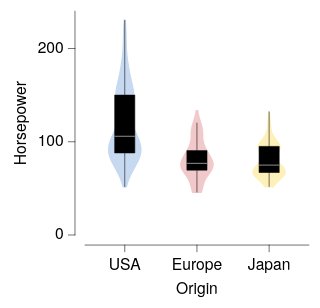

Express this chart as Vega-Lite.
### Vega-Lite specification from a JSON file in a GitHub repository (floating-point values rounded to 4 significant figures; data arrays with more than 128 entries replaced by an {"elided": "..."} marker saying what was removed)
{"background": null, "config": {"arc": {"fill": "#DBDBDB", "fillOpacity": 1.0, "innerRadius": 25.0, "padAngle": 0.03, "stroke": "black", "strokeOpacity": 1, "strokeWidth": 0.25}, "area": {"fill": "#DBDBDB", "fillOpacity": 1.0, "stroke": "black", "strokeOpacity": 1, "strokeWidth": 0.25}, "axis": {"domain": true, "domainCap": "round", "domainColor": "black", "domainWidth": 0.25, "grid": false, "gridCap": "round", "gridColor": "#F1F1F1", "gridDash": [0, 0], "gridOpacity": 1.0, "gridWidth": 0.25, "labelColor": "black", "labelFont": "Helvetica Neue", "labelFontSize": 7, "labelFontStyle": "normal", "labelFontWeight": 400, "offset": 4.5, "ticks": true, "tickCap": "round", "tickColor": "black", "tickRound": false, "tickSize": 3, "tickWidth": 0.25, "titleColor": "black", "titleFont": "Helvetica Neue", "titleFontSize": 7, "titleFontStyle": "normal", "titleFontWeight": 400}, "axisX": {"domain": true, "labelAlign": "center", "labelAngle": 0, "labels": true, "ticks": true, "translate": 0}, "axisY": {"domain": true, "labelAlign": "right", "labelAngle": 0, "labels": true, "ticks": true, "translate": 0}, "axisRight": {"domain": true, "labelAlign": "left", "labelAngle": 0, "labels": true, "ticks": true, "translate": 0}, "axisTop": {"domain": true, "labelAlign": "center", "labelAngle": 0, "labels": true, "ticks": true, "translate": 0}, "axisBand": {"tickOffset": 0}, "bar": {"fill": "#DBDBDB", "fillOpacity": 1.0, "stroke": "black", "strokeOpacity": 1, "strokeWidth": 0.25}, "boxplot": {"size": 9.0, "ticks": {"cornerRadius": 0.25, "fill": "black", "size": 4.5, "thickness": 0.25}, "box": {"fillOpacity": 1.0, "stroke": "black", "strokeOpacity": 1, "strokeWidth": 0.25}, "median": {"fill": "black", "fillOpacity": 1.0, "size": 9.0, "thickness": 0.25}, "rule": {"fill": "black", "fillOpacity": 1.0, "size": 10.0, "stroke": "black", "strokeDash": [0, 0], "strokeOpacity": 1, "strokeWidth": 0.25}, "outliers": {"color": "black", "fill": "black", "fillOpacity": 1.0, "size": 0, "stroke": "black", "strokeOpacity": 1, "strokeWidth": 0.25}}, "circle": {"fill": "black", "fillOpacity": 1.0, "size": 0.5, "stroke": null, "strokeOpacity": 1, "strokeWidth": 0.25}, "errorband": {"band": {"fillOpacity": 0.6, "stroke": null, "strokeWidth": 0.25, "strokeOpacity": 1}, "borders": {"opacity": 0, "strokeOpacity": 0.25, "strokeWidth": 1}}, "errorbar": {"opacity": 1, "rule": {"strokeDash": [0, 0], "strokeWidth": 0.25}, "ticks": {"color": "black", "cornerRadius": 0.125, "opacity": 1, "size": 6.0, "thickness": 0.25}, "thickness": 0.25}, "font": "Helvetica Neue", "geoshape": {"fill": "#DBDBDB", "fillOpacity": 1.0, "stroke": "black", "strokeOpacity": 1, "strokeWidth": 0.25}, "header": {"labelColor": "black", "labelFont": "Helvetica Neue", "labelFontSize": 7, "labelFontStyle": "normal", "labelFontWeight": 400, "titleColor": "black", "titleFont": "Helvetica Neue", "titleFontSize": 7, "titleFontStyle": "normal", "titleFontWeight": 400, "titlePadding": 0}, "legend": {"disable": false, "offset": 4.5, "gradientLength": 50.0, "gradientThickness": 5.0, "gradientOpacity": 1.0, "gradientStrokeColor": "black", "gradientStrokeWidth": 0.25, "labelColor": "black", "labelFont": "Helvetica Neue", "labelFontSize": 7, "labelFontStyle": "normal", "labelFontWeight": 400, "strokeColor": "black", "strokeWidth": 0, "symbolSize": 42, "symbolStrokeColor": "black", "symbolStrokeWidth": 0.25, "titleColor": "black", "titleFont": "Helvetica Neue", "titleFontSize": 7, "titleFontStyle": "normal", "titleFontWeight": 400}, "line": {"color": "black", "stroke": "black", "strokeCap": "round", "strokeDash": [0, 0], "strokeOpacity": 1, "strokeWidth": 0.375}, "point": {"filled": true, "fill": "#DBDBDB", "fillOpacity": 1.0, "size": 5.0, "stroke": "black", "strokeOpacity": 1, "strokeWidth": 0.25}, "range": {"category": ["#C6D9F1", "#F1C9CB", "#FEF0B9", "#CEE37A", "#7AA8E0", "#E589A3", "#FDDD5D", "#68B961", "#4177B1", "#C35082", "#E5C227", "#438156"], "diverging": {"scheme": ["#C35082", "#CE6D94", "#D989A7", "#E2A4BA", "#EABFCE", "#F1DBE2", "#F6F6F6", "#D7E0EB", "#B9CBE0", "#9BB6D5", "#7DA1C9", "#5F8CBD", "#4177B1"]}, "heatmap": {"scheme": ["#DFE9F7", "#C6D9F1", "#ADC8EC", "#94B8E6", "#7AA8E0", "#6097DA", "#4D87CA", "#4177B1", "#386898", "#2F597F", "#264A69", "#1D3A58"]}, "ordinal": {"scheme": ["#F1F1F1", "#DBDBDB", "#C6C6C6", "#B2B2B2", "#9D9D9D", "#898989", "#767676", "#636363", "#515151", "#404040", "#2F2F2F", "#1F1F1F"]}, "ramp": {"scheme": ["#DFE9F7", "#C6D9F1", "#ADC8EC", "#94B8E6", "#7AA8E0", "#6097DA", "#4D87CA", "#4177B1", "#386898", "#2F597F", "#264A69", "#1D3A58"]}}, "rule": {"color": "black", "stroke": "black", "strokeCap": "round", "strokeDash": [2, 2], "strokeOpacity": 1, "strokeWidth": 0.25}, "scale": {"bandPaddingInner": 0.1, "bandPaddingOuter": 0.1, "round": false}, "rect": {"fill": "#DBDBDB", "fillOpacity": 1.0, "stroke": "black", "strokeOpacity": 1, "strokeWidth": 0.25}, "square": {"fill": "#DBDBDB", "fillOpacity": 1.0, "size": 10.0, "stroke": "black", "strokeOpacity": 1, "strokeWidth": 0.25}, "text": {"color": "black", "font": "Helvetica Neue", "fontSize": 7, "fontStyle": "normal", "fontWeight": 400}, "title": {"anchor": "middle", "frame": "group", "color": "black", "font": "Helvetica Neue", "fontSize": 7, "fontStyle": "normal", "fontWeight": 400, "subtitleColor": "black", "subtitleFont": "Helvetica Neue", "subtitleFontSize": "Helvetica Neue", "subtitleFontStyle": "normal", "subtitleFontWeight": 400}, "view": {"continuousWidth": 100, "continuousHeight": 100, "discreteWidth": 100, "discreteHeight": 100, "fill": null, "stroke": null, "strokeWidth": 0.25}}, "layer": [{"data": {"name": "data-436178437a4916390a797cd3a4c4a67d"}, "mark": {"type": "line", "fillOpacity": 1.0, "filled": true, "strokeOpacity": 0, "strokeWidth": 0.25}, "encoding": {"color": {"field": "__group", "legend": null, "sort": ["USA", "Europe", "Japan"], "title": null, "type": "nominal"}, "order": {"field": "__order", "type": "quantitative"}, "x": {"axis": null, "field": "__x", "scale": {"domain": [0, 100]}, "type": "quantitative"}, "y": {"field": "__y", "title": "Horsepower", "type": "quantitative"}}}, {"data": {"name": "data-d7a230a7326baf606a19256938f2a2d2"}, "mark": {"type": "boxplot", "color": "black", "median": {"fill": "white"}, "rule": {"stroke": "black"}, "ticks": false}, "encoding": {"x": {"axis": {}, "field": "Origin", "sort": ["USA", "Europe", "Japan"], "title": "Origin", "type": "nominal"}, "y": {"field": "Horsepower", "title": "Horsepower", "type": "quantitative"}}}], "resolve": {"axis": {"x": "independent"}}, "$schema": "https://vega.github.io/schema/vega-lite/v6.4.1.json", "datasets": {"data-436178437a4916390a797cd3a4c4a67d": {"elided": "1200 records"}, "data-d7a230a7326baf606a19256938f2a2d2": {"elided": "400 records"}}}
